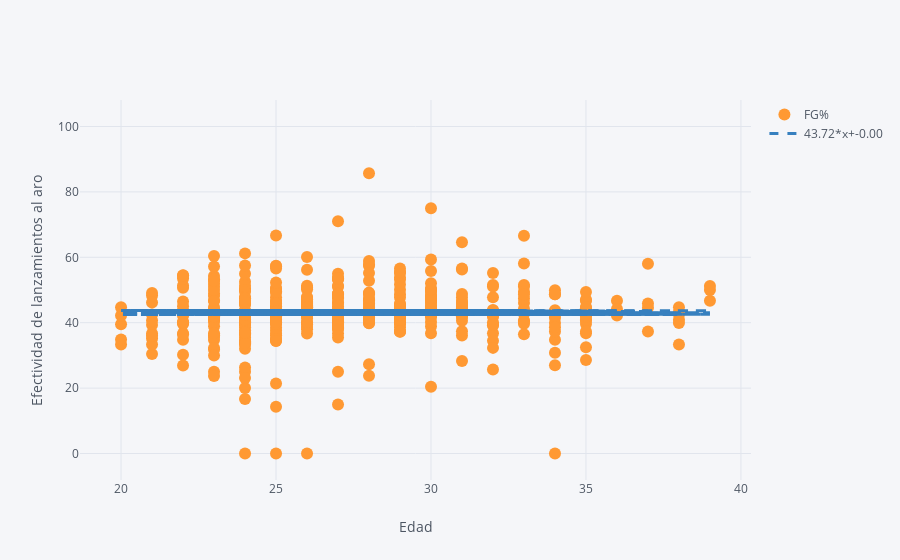

The code cell stored with this chart in its notebook:
### Markdown cell above
## 1. ¿Cómo se comporta el número de tiros encestados con respecto a la edad de un jugador?

La efectividad de lanzamientos al aro se mide con la estadística ```FG%```, y la vamos a comparar con la edad del jugador. Con el objetivo de evaluar si la edad influye en la efectivdad de lanzamientos al aro. Vale la pena anotar que aquí no se cuentan los tiros libres.

### Code cell
# Escriba su código aquí
configure_plotly_browser_state()

nba_players.iplot(kind='scatter',x='Age',y='FG%',mode='markers',bestfit=True,
                  bestfit_colors=['blue'],xTitle='Edad',yTitle = 'Efectividad de lanzamientos al aro')

### Figure 1 — Plotly figure (JSON) as saved in the notebook; plotly's stock layout.template omitted (floating-point values rounded to 4 significant figures; data arrays with more than 128 entries replaced by an {"elided": "..."} marker saying what was removed)
{"data": [{"name": "FG%", "text": "", "y": {"elided": "490 float values"}, "mode": "markers", "marker": {"symbol": "circle", "size": 12}, "x": {"elided": "490 int values"}, "line": {"color": "rgba(255, 153, 51, 1.0)", "dash": "solid", "shape": "linear", "width": 1.3}, "type": "scatter", "uid": "47f9bde4-9ee1-4dab-a776-9af5a8cadc52"}, {"uid": "d31f09b1-42d8-4397-bb57-97887f2264fa", "mode": "lines", "y": {"elided": "490 float values"}, "x": {"elided": "490 int values"}, "line": {"color": "rgba(55, 128, 191, 1.0)", "dash": "dash", "shape": "linear", "width": 3}, "type": "scatter", "name": "43.72*x+-0.00"}], "layout": {"yaxis": {"tickfont": {"color": "#4D5663"}, "zerolinecolor": "#E1E5ED", "title": {"text": "Efectividad de lanzamientos al aro", "font": {"color": "#4D5663"}}, "gridcolor": "#E1E5ED", "showgrid": true}, "paper_bgcolor": "#F5F6F9", "plot_bgcolor": "#F5F6F9", "title": {"font": {"color": "#4D5663"}}, "xaxis": {"tickfont": {"color": "#4D5663"}, "zerolinecolor": "#E1E5ED", "title": {"text": "Edad", "font": {"color": "#4D5663"}}, "gridcolor": "#E1E5ED", "showgrid": true}, "legend": {"bgcolor": "#F5F6F9", "font": {"color": "#4D5663"}}}}
